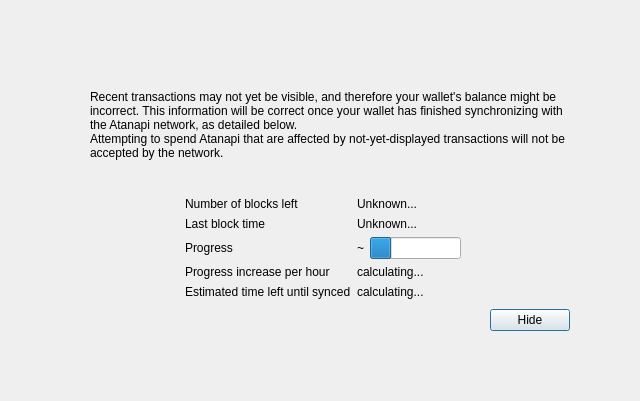
<?xml version="1.0" encoding="UTF-8"?>
<ui version="4.0">
 <class>ModalOverlay</class>
 <widget class="ModalOverlay" name="ModalOverlay">
  <property name="geometry">
   <rect>
    <x>0</x>
    <y>0</y>
    <width>640</width>
    <height>401</height>
   </rect>
  </property>
  <property name="windowTitle">
   <string>Form</string>
  </property>
  <layout class="QVBoxLayout" name="verticalLayout" stretch="0">
   <property name="sizeConstraint">
    <enum>QLayout::SetDefaultConstraint</enum>
   </property>
   <property name="leftMargin">
    <number>0</number>
   </property>
   <property name="topMargin">
    <number>0</number>
   </property>
   <property name="rightMargin">
    <number>0</number>
   </property>
   <property name="bottomMargin">
    <number>0</number>
   </property>
   <item>
    <widget class="QWidget" name="bgWidget" native="true">
     <property name="styleSheet">
      <string notr="true"/>
     </property>
     <layout class="QVBoxLayout" name="verticalLayoutMain" stretch="0">
      <property name="leftMargin">
       <number>60</number>
      </property>
      <property name="topMargin">
       <number>60</number>
      </property>
      <property name="rightMargin">
       <number>60</number>
      </property>
      <property name="bottomMargin">
       <number>60</number>
      </property>
      <item>
       <widget class="QWidget" name="contentWidget" native="true">
        <property name="styleSheet">
         <string notr="true"/>
        </property>
        <layout class="QVBoxLayout" name="verticalLayoutSub" stretch="1,0,0,0,0">
         <property name="spacing">
          <number>0</number>
         </property>
         <property name="leftMargin">
          <number>10</number>
         </property>
         <property name="topMargin">
          <number>10</number>
         </property>
         <property name="rightMargin">
          <number>10</number>
         </property>
         <property name="bottomMargin">
          <number>10</number>
         </property>
         <item>
          <layout class="QHBoxLayout" name="horizontalLayoutIconText" stretch="0,1">
           <property name="topMargin">
            <number>20</number>
           </property>
           <item>
            <layout class="QVBoxLayout" name="verticalLayoutIcon">
             <property name="leftMargin">
              <number>0</number>
             </property>
             <item>
              <widget class="QLabel" name="warningIcon">
               <property name="text">
                <string/>
               </property>
              </widget>
             </item>
             <item>
              <spacer name="verticalSpacerWarningIcon">
               <property name="orientation">
                <enum>Qt::Vertical</enum>
               </property>
               <property name="sizeHint" stdset="0">
                <size>
                 <width>20</width>
                 <height>40</height>
                </size>
               </property>
              </spacer>
             </item>
            </layout>
           </item>
           <item>
            <layout class="QVBoxLayout" name="verticalLayoutInfoText">
             <property name="leftMargin">
              <number>0</number>
             </property>
             <property name="topMargin">
              <number>0</number>
             </property>
             <item>
              <widget class="QLabel" name="infoText">
               <property name="text">
                <string>Recent transactions may not yet be visible, and therefore your wallet's balance might be incorrect. This information will be correct once your wallet has finished synchronizing with the Atanapi network, as detailed below.</string>
               </property>
               <property name="textFormat">
                <enum>Qt::RichText</enum>
               </property>
               <property name="wordWrap">
                <bool>true</bool>
               </property>
              </widget>
             </item>
             <item>
              <widget class="QLabel" name="infoTextStrong">
               <property name="text">
                <string>Attempting to spend Atanapi that are affected by not-yet-displayed transactions will not be accepted by the network.</string>
               </property>
               <property name="textFormat">
                <enum>Qt::RichText</enum>
               </property>
               <property name="wordWrap">
                <bool>true</bool>
               </property>
              </widget>
             </item>
             <item>
              <spacer name="verticalSpacerInTextSpace">
               <property name="orientation">
                <enum>Qt::Vertical</enum>
               </property>
               <property name="sizeHint" stdset="0">
                <size>
                 <width>20</width>
                 <height>40</height>
                </size>
               </property>
              </spacer>
             </item>
            </layout>
           </item>
          </layout>
         </item>
         <item>
          <spacer name="verticalSpacerAfterText">
           <property name="orientation">
            <enum>Qt::Vertical</enum>
           </property>
           <property name="sizeHint" stdset="0">
            <size>
             <width>20</width>
             <height>40</height>
            </size>
           </property>
          </spacer>
         </item>
         <item>
          <layout class="QFormLayout" name="formLayout">
           <property name="fieldGrowthPolicy">
            <enum>QFormLayout::FieldsStayAtSizeHint</enum>
           </property>
           <property name="formAlignment">
            <set>Qt::AlignHCenter|Qt::AlignTop</set>
           </property>
           <property name="horizontalSpacing">
            <number>6</number>
           </property>
           <property name="verticalSpacing">
            <number>6</number>
           </property>
           <property name="topMargin">
            <number>10</number>
           </property>
           <item row="0" column="0">
            <widget class="QLabel" name="labelNumberOfBlocksLeft">
             <property name="text">
              <string>Number of blocks left</string>
             </property>
            </widget>
           </item>
           <item row="0" column="1">
            <widget class="QLabel" name="numberOfBlocksLeft">
             <property name="text">
              <string>Unknown...</string>
             </property>
            </widget>
           </item>
           <item row="1" column="0">
            <widget class="QLabel" name="labelLastBlockTime">
             <property name="text">
              <string>Last block time</string>
             </property>
            </widget>
           </item>
           <item row="1" column="1">
            <widget class="QLabel" name="newestBlockDate">
             <property name="sizePolicy">
              <sizepolicy hsizetype="Maximum" vsizetype="Preferred">
               <horstretch>0</horstretch>
               <verstretch>0</verstretch>
              </sizepolicy>
             </property>
             <property name="text">
              <string>Unknown...</string>
             </property>
            </widget>
           </item>
           <item row="2" column="0">
            <widget class="QLabel" name="labelSyncDone">
             <property name="text">
              <string>Progress</string>
             </property>
            </widget>
           </item>
           <item row="2" column="1">
            <layout class="QHBoxLayout" name="horizontalLayoutSync" stretch="0,1">
             <item>
              <widget class="QLabel" name="percentageProgress">
               <property name="text">
                <string notr="true">~</string>
               </property>
              </widget>
             </item>
             <item>
              <widget class="QProgressBar" name="progressBar">
               <property name="value">
                <number>24</number>
               </property>
               <property name="format">
                <string/>
               </property>
              </widget>
             </item>
            </layout>
           </item>
           <item row="4" column="0">
            <widget class="QLabel" name="labelProgressIncrease">
             <property name="text">
              <string>Progress increase per hour</string>
             </property>
            </widget>
           </item>
           <item row="4" column="1">
            <widget class="QLabel" name="progressIncreasePerH">
             <property name="text">
              <string>calculating...</string>
             </property>
            </widget>
           </item>
           <item row="5" column="0">
            <widget class="QLabel" name="labelEstimatedTimeLeft">
             <property name="text">
              <string>Estimated time left until synced</string>
             </property>
            </widget>
           </item>
           <item row="5" column="1">
            <widget class="QLabel" name="expectedTimeLeft">
             <property name="text">
              <string>calculating...</string>
             </property>
            </widget>
           </item>
          </layout>
         </item>
         <item>
          <layout class="QHBoxLayout" name="horizontalLayoutButtons">
           <property name="leftMargin">
            <number>10</number>
           </property>
           <property name="topMargin">
            <number>10</number>
           </property>
           <item>
            <spacer name="horizontalSpacer">
             <property name="orientation">
              <enum>Qt::Horizontal</enum>
             </property>
             <property name="sizeHint" stdset="0">
              <size>
               <width>40</width>
               <height>20</height>
              </size>
             </property>
            </spacer>
           </item>
           <item>
            <widget class="QPushButton" name="closeButton">
             <property name="text">
              <string>Hide</string>
             </property>
             <property name="focusPolicy">
              <enum>Qt::StrongFocus</enum>
             </property>
             <property name="default">
              <bool>true</bool>
             </property>
            </widget>
           </item>
          </layout>
         </item>
         <item>
          <layout class="QVBoxLayout" name="verticalLayout_2">
           <item>
            <spacer name="verticalSpacer">
             <property name="orientation">
              <enum>Qt::Vertical</enum>
             </property>
             <property name="sizeHint" stdset="0">
              <size>
               <width>20</width>
               <height>40</height>
              </size>
             </property>
            </spacer>
           </item>
          </layout>
         </item>
        </layout>
       </widget>
      </item>
     </layout>
    </widget>
   </item>
  </layout>
 </widget>
 <customwidgets>
  <customwidget>
   <class>ModalOverlay</class>
   <extends>QWidget</extends>
   <header>qt/modaloverlay.h</header>
   <container>1</container>
  </customwidget>
 </customwidgets>
 <resources/>
 <connections/>
</ui>
